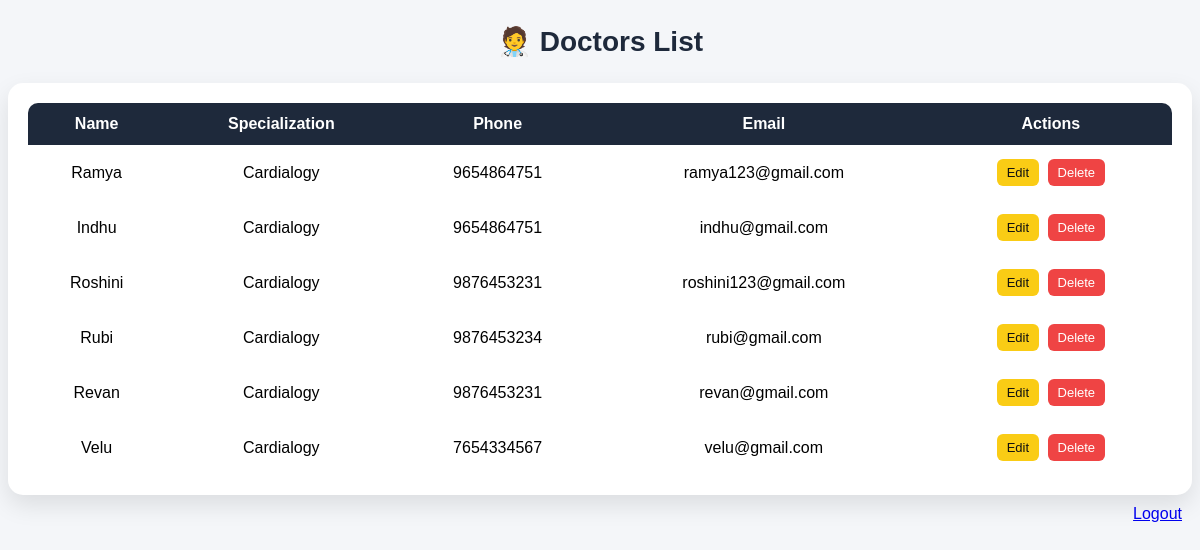
The app's page /happ/doctor_list/ with its own data.
### happ/models.py (models this page shows, shortened)
class Doctor(models.Model):
    doctor_id = models.AutoField(primary_key=True)
    name = models.CharField(max_length=100)
    username = models.CharField(max_length=100, unique=True)
    password = models.CharField(max_length=100)
    specialization = models.CharField(max_length=100)
    phone = models.CharField(max_length=15)
    email = models.EmailField(unique=True)
    department = models.ForeignKey(Department, on_delete=models.CASCADE)

### happ/views.py (the view)
# urls.py: path('doctor_list/', views.doctor_list, name='doctor_list'),
def doctor_list(request):
    doctors = Doctor.objects.all()
    return render(request, 'doctor_list.html', {'doctors': doctors})

### happ/templates/doctor_list.html (shortened to what this page needs)
{% block content %}
<div class="container">
    <div class="page-title">🧑‍⚕️ Doctors List</div>
    <div class="table-card">
        <div class="table-responsive">
            <table>
                <thead>
                    <tr>
                        <th>Name</th>
                        <th>Specialization</th>
                        <th>Phone</th>
                        <th>Email</th>
                        <th>Actions</th>
                    </tr>
                </thead>
                <tbody>
                    {% for d in doctors %}
                    <tr>
                        <td>{{ d.name }}</td>
                        <td>{{ d.specialization }}</td>
                        <td>{{ d.phone }}</td>
                        <td>{{ d.email }}</td>
                        <td>
                            <a href="{% url 'update_doctor' d.doctor_id %}" class="btn edit">Edit</a>
                            <a href="{% url 'delete_doctor' d.doctor_id %}" class="btn delete">Delete</a>
                        </td>
                    </tr>
                    {% empty %}
                    <tr>
                        <td colspan="5" class="empty">
                            No doctors found
                        </td>
                    </tr>
                    {% endfor %}
                </tbody>
            </table>
        </div>
    </div>
</div>
{% endblock %}
<div style="text-align:right;padding:10px;"><a href="{% url 'logout' %}">Logout</a></div>

### happ/templates/doctor_list.html (style rules this page uses)
.page-title { text-align:center; font-size:28px; font-weight:bold; margin:25px 0; color:#1e293b; }
.table-card { background:white; padding:20px; border-radius:15px; box-shadow:0 10px 25px rgba(0,0,0,0.1); }
table { width:100%; border-collapse:collapse; overflow:hidden; border-radius:10px; }
thead { background:#1e293b; color:white; }
th, td { padding:12px; text-align:center; }
.btn { padding:6px 10px; border-radius:6px; text-decoration:none; font-size:13px; margin:2px; display:inline-block; }
.edit { background:#facc15; color:#111; }
.delete { background:#ef4444; color:white; }

### records on screen
Doctor: name "Ramya", specialization "Cardialogy", phone "9654864751", email "ramya123@gmail.com"
Doctor: name "Indhu", specialization "Cardialogy", phone "9654864751", email "indhu@gmail.com"
Doctor: name "Roshini", specialization "Cardialogy", phone "9876453231", email "roshini123@gmail.com"
Doctor: name "Rubi", specialization "Cardialogy", phone "9876453234", email "rubi@gmail.com"
Doctor: name "Revan", specialization "Cardialogy", phone "9876453231", email "revan@gmail.com"
Doctor: name "Velu", specialization "Cardialogy", phone "7654334567", email "velu@gmail.com"
